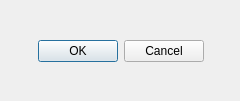
<?xml version="1.0" encoding="UTF-8"?>
<ui version="4.0">
 <class>Form</class>
 <widget class="QWidget" name="Form">
  <property name="geometry">
   <rect>
    <x>0</x>
    <y>0</y>
    <width>240</width>
    <height>101</height>
   </rect>
  </property>
  <property name="sizePolicy">
   <sizepolicy hsizetype="Expanding" vsizetype="Expanding">
    <horstretch>0</horstretch>
    <verstretch>0</verstretch>
   </sizepolicy>
  </property>
  <property name="minimumSize">
   <size>
    <width>176</width>
    <height>43</height>
   </size>
  </property>
  <property name="maximumSize">
   <size>
    <width>1000</width>
    <height>1000</height>
   </size>
  </property>
  <property name="windowTitle">
   <string>Confirm?</string>
  </property>
  <layout class="QHBoxLayout" name="horizontalLayout">
   <item>
    <layout class="QHBoxLayout" name="horizontalLayout_2">
     <item>
      <widget class="QDialogButtonBox" name="buttonBox">
       <property name="enabled">
        <bool>true</bool>
       </property>
       <property name="sizePolicy">
        <sizepolicy hsizetype="Expanding" vsizetype="Expanding">
         <horstretch>0</horstretch>
         <verstretch>0</verstretch>
        </sizepolicy>
       </property>
       <property name="minimumSize">
        <size>
         <width>220</width>
         <height>81</height>
        </size>
       </property>
       <property name="maximumSize">
        <size>
         <width>220</width>
         <height>81</height>
        </size>
       </property>
       <property name="orientation">
        <enum>Qt::Horizontal</enum>
       </property>
       <property name="standardButtons">
        <set>QDialogButtonBox::Cancel|QDialogButtonBox::Ok</set>
       </property>
       <property name="centerButtons">
        <bool>true</bool>
       </property>
      </widget>
     </item>
    </layout>
   </item>
  </layout>
 </widget>
 <resources/>
 <connections/>
</ui>
